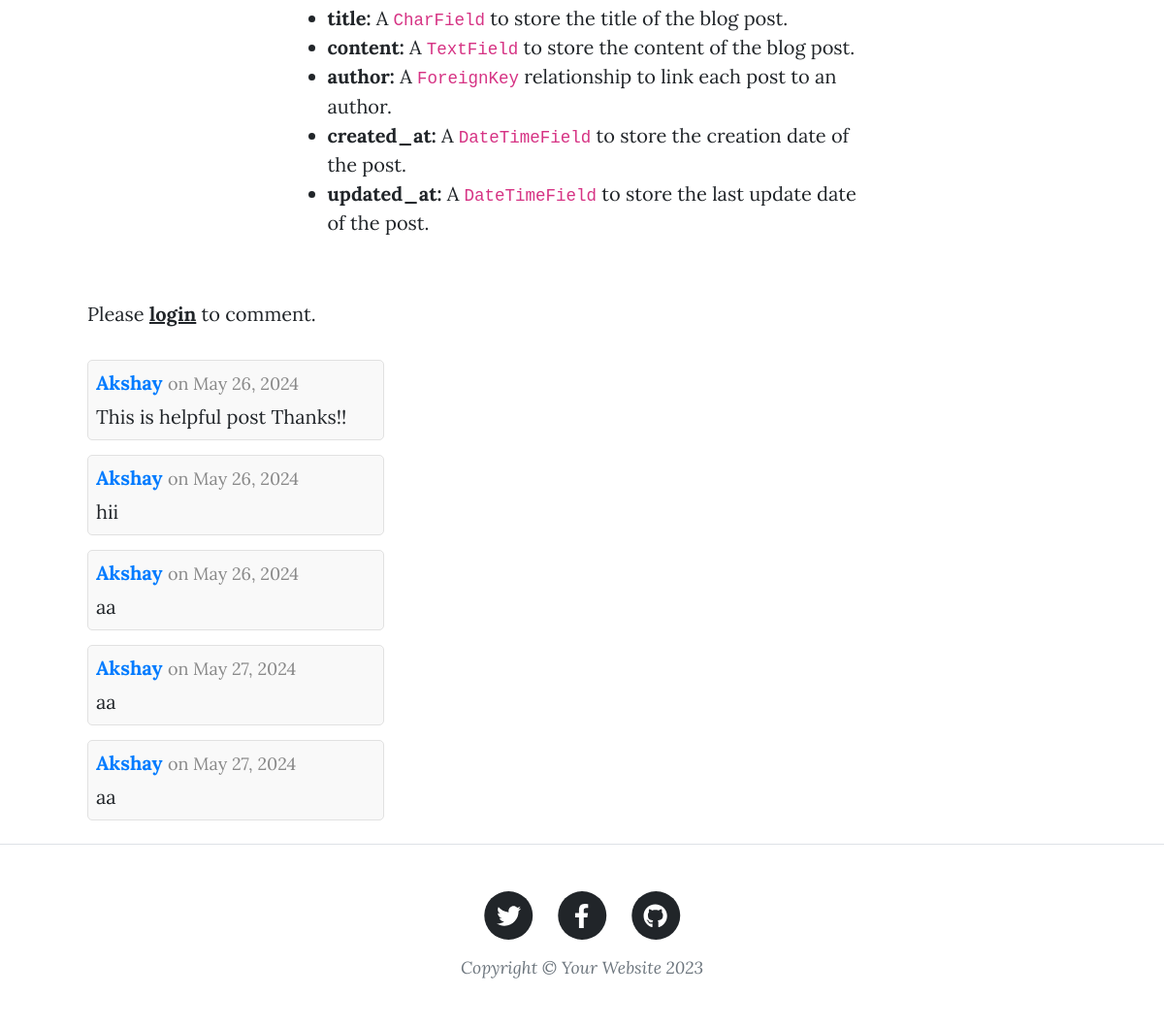
Page /post/2/ (lower part) on the earlier database version.
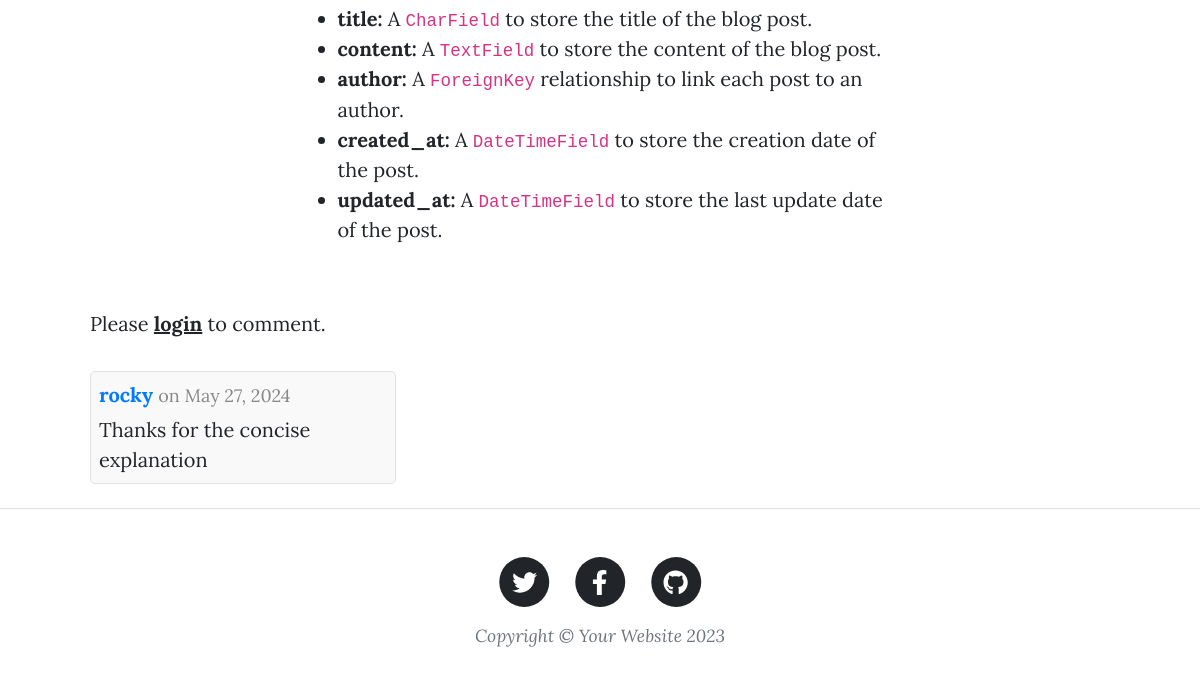
Same page on the later database version.
### blog/models.py (models this page shows, shortened)
class Comment(models.Model):
    name = models.CharField(max_length=100)
    post = models.ForeignKey(Post, on_delete=models.CASCADE, related_name='comments')
    text = models.TextField()
    post_date = models.DateTimeField(auto_now_add=True)

### blog/views.py (the view)
# urls.py: path('post/<int:pk>/',post,name='post'),
def post(request, pk):
    p = Post.objects.get(id=pk)
    post = get_object_or_404(Post, id=pk)
    comments = Comment.objects.filter(post=post)
    post_is_liked = p.likes.filter(id=request.user.id).exists()
    post_is_disliked = p.dislikes.filter(id=request.user.id).exists()
    context = {
        'posts': p,
        'comments': comments,
        'post_is_liked': post_is_liked,
        'post_is_disliked': post_is_disliked,
        'like_count': p.likes.count(),
        'dislike_count': p.dislikes.count(),
    }
    return render(request, 'post.html', {'posts': p, 'comments': comments, "context": context})

### blog/templates/post.html (shortened to what the changed rows need)
{% load static %}
<!DOCTYPE html>
<html lang="en">
    <head>
        <link href="{% static 'css/styles.css' %}" rel="stylesheet" />
    </head>
    <body>
        <article class="mb-4">
            <div class="container px-4 px-lg-5">
                <div class="container">
                    <div class="comments-section">
                        {% if comments %}
                        <ul style="list-style-type: none; padding: 0;">
                            {% for comment in comments %}
                            <li style="margin-bottom: 15px; padding: 8px; border: 1px solid #e1e1e1; border-radius: 5px; background-color: #f9f9f9; width: 30%;">
                                <div style="margin-bottom: 5px;">
                                    <strong style="color: #007bff;">{{ comment.name }}</strong>
                                    <span style="color: #888; font-size: 0.9em;">on {{ comment.post_date | date:"F d, Y" }}</span>
                                </div>
                                <div>{{ comment.text }}</div>
                            </li>
                            {% endfor %}
                        </ul>
                        {% else %}
                        <p style="color: #888;">No comments yet.</p>
                        {% endif %}
                    </div>
                </div>
            </div>
        </article>
    </body>
</html>

Differences in the rows shown:
removed Comment: name "Akshay", post_date "May 26, 2024", text "This is helpful post Thanks!!"
removed Comment: name "Akshay", post_date "May 26, 2024", text "hii"
removed Comment: name "Akshay", post_date "May 26, 2024", text "aa"
removed Comment: name "Akshay", post_date "May 27, 2024", text "aa"
removed Comment: name "Akshay", post_date "May 27, 2024", text "aa"
added Comment: name "rocky", post_date "May 27, 2024", text "Thanks for the concise explanation"
